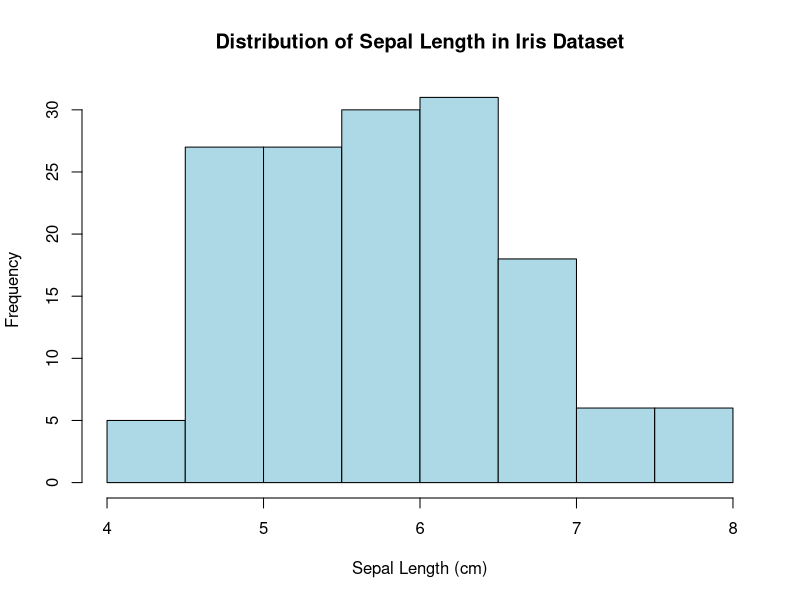
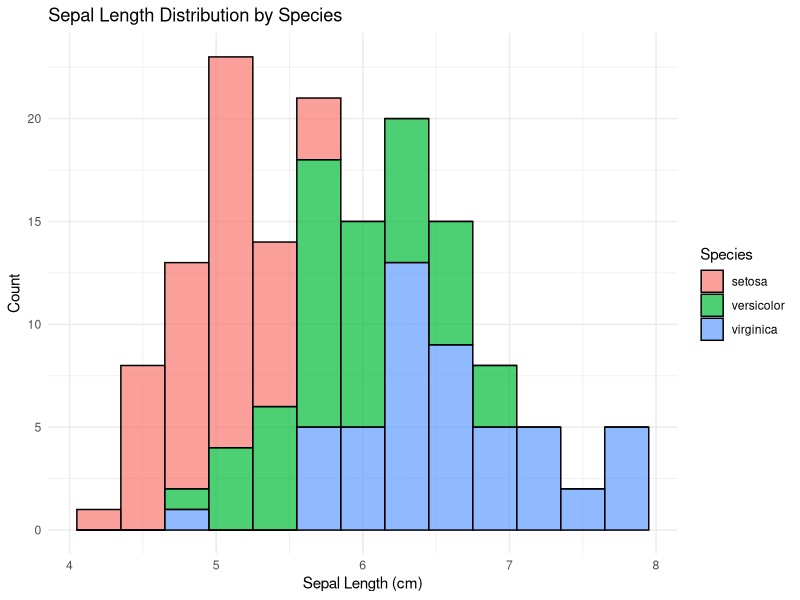
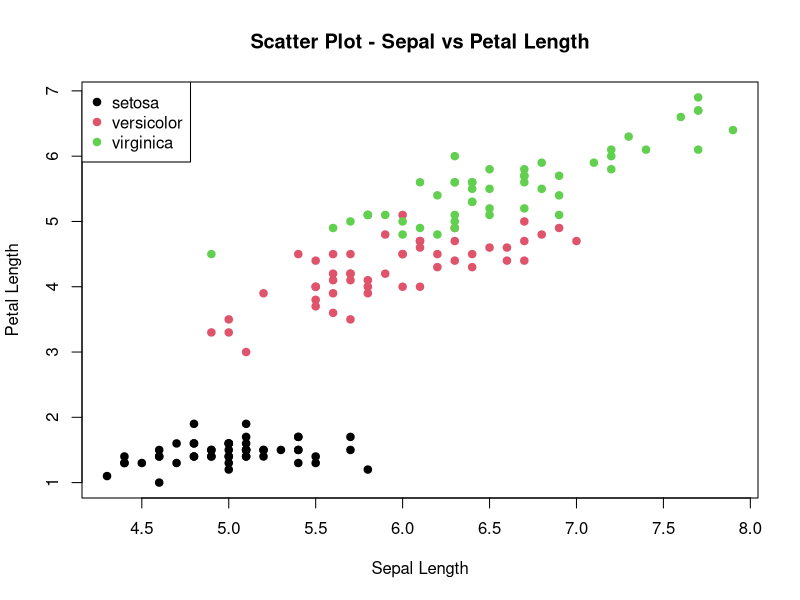
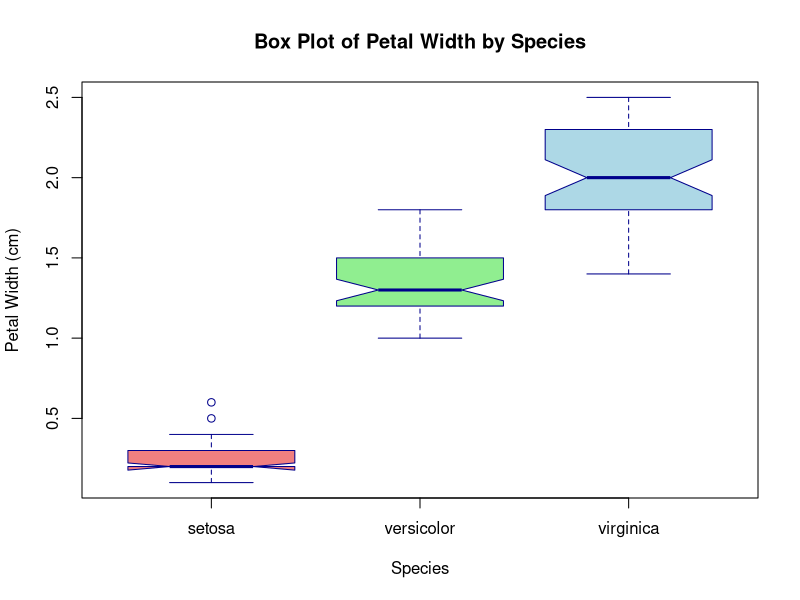
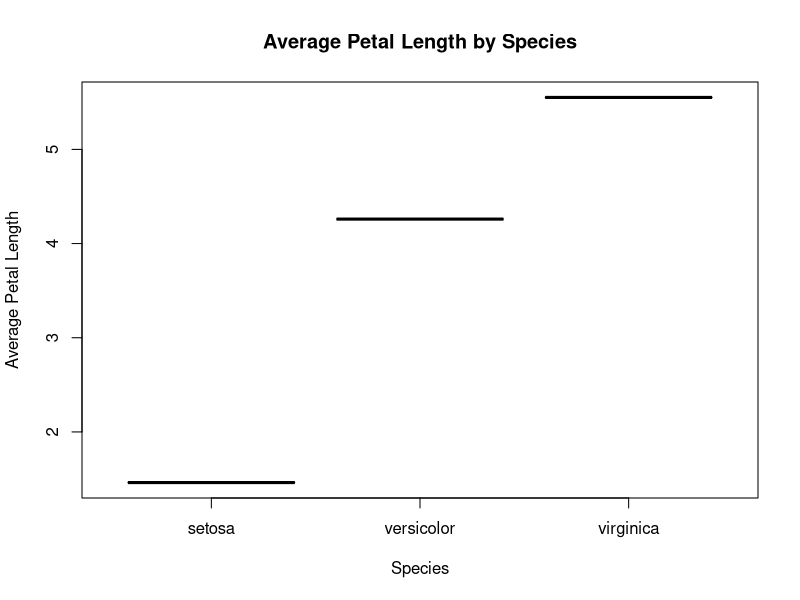

Source code (R) for these figures, in order:
# ====================================================================
# lab10_obsidian.R
# Collaborative R Visualization Project
# Dataset: iris 
# Team Members:
# Rudresh 2330
# Sangana Ibrampurkar 2310
# Sanika Hoble 2309
# Unnat Umerye 2303
# Shripad Chodankar 2317
# Rakshita Kubal 2319 
# Adit Amonkar 23 
# ====================================================================
# Load dataset
data(iris)

# View structure
str(iris)

# 1. Histogram - Distribution of Sepal Length
# View structure
str(iris)

# Histogram for Sepal.Length
hist(iris$Sepal.Length,
     main = "Distribution of Sepal Length in Iris Dataset",
     xlab = "Sepal Length (cm)",
     ylab = "Frequency",
     col = "lightblue",
     border = "black")

library(ggplot2)
ggplot(iris, aes(x = Sepal.Length, fill = Species)) +
  geom_histogram(binwidth = 0.3, color = "black", alpha = 0.7) +
  labs(title = "Sepal Length Distribution by Species",
       x = "Sepal Length (cm)",
       y = "Count") +
  theme_minimal()

# 2. Scatter Plot - Sepal vs Petal Length
plot(iris$Sepal.Length, iris$Petal.Length,
     main = "Scatter Plot - Sepal vs Petal Length",
     xlab = "Sepal Length",
     ylab = "Petal Length",
     col = iris$Species,
     pch = 19)
legend("topleft", legend = unique(iris$Species), col = 1:3, pch = 19)

# 3. Box Plot - Petal Width by Species
# Description:
# This box plot visualizes the distribution of Petal Width for each species in the iris dataset.
# It helps identify the spread, median, and any potential outliers.

# Display first few rows to understand structure
head(iris)

# Box Plot to compare Petal Width across Species
boxplot(Petal.Width ~ Species,
        data = iris,
        main = "Box Plot of Petal Width by Species",
        xlab = "Species",
        ylab = "Petal Width (cm)",
        col = c("lightcoral", "lightgreen", "lightblue"),
        border = "darkblue",
        notch = TRUE)  #Adds notches to show median confidence interval

# 4. Line Plot - Mean Petal Length per Species
avg <- aggregate(Petal.Length ~ Species, iris, mean)
plot(avg$Species, avg$Petal.Length,
     type = "o",
     main = "Average Petal Length by Species",
     xlab = "Species",
     ylab = "Average Petal Length",
     col = "purple")

# 5. Bar Plot - Count of Each Species

# 6. Pie Chart

# 7. Heat Map 
